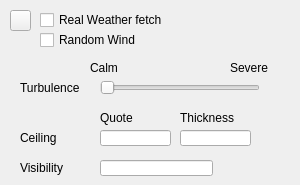
       <widget class="QWidget" name="tabEnvironment">
        <attribute name="icon">
         <iconset resource="yaflightresources.qrc">
          <normaloff>:/icons/icons/weather-showers-day.png</normaloff>:/icons/icons/weather-showers-day.png</iconset>
        </attribute>
        <attribute name="title">
         <string>Environment</string>
        </attribute>
        <widget class="QLabel" name="lblSevere">
         <property name="geometry">
          <rect>
           <x>230</x>
           <y>60</y>
           <width>51</width>
           <height>16</height>
          </rect>
         </property>
         <property name="text">
          <string>Severe</string>
         </property>
        </widget>
        <widget class="QCheckBox" name="ckbRealWeather">
         <property name="geometry">
          <rect>
           <x>40</x>
           <y>10</y>
           <width>231</width>
           <height>20</height>
          </rect>
         </property>
         <property name="text">
          <string>Real Weather fetch</string>
         </property>
        </widget>
        <widget class="QSlider" name="hzsTurbulence">
         <property name="geometry">
          <rect>
           <x>100</x>
           <y>80</y>
           <width>160</width>
           <height>16</height>
          </rect>
         </property>
         <property name="minimum">
          <number>0</number>
         </property>
         <property name="maximum">
          <number>10</number>
         </property>
         <property name="pageStep">
          <number>1</number>
         </property>
         <property name="sliderPosition">
          <number>0</number>
         </property>
         <property name="orientation">
          <enum>Qt::Horizontal</enum>
         </property>
        </widget>
        <widget class="QLabel" name="lblTurbulence">
         <property name="geometry">
          <rect>
           <x>20</x>
           <y>80</y>
           <width>81</width>
           <height>16</height>
          </rect>
         </property>
         <property name="text">
          <string>Turbulence</string>
         </property>
        </widget>
        <widget class="QLabel" name="lblCalm">
         <property name="geometry">
          <rect>
           <x>90</x>
           <y>60</y>
           <width>41</width>
           <height>16</height>
          </rect>
         </property>
         <property name="text">
          <string>Calm</string>
         </property>
        </widget>
        <widget class="QCheckBox" name="ckbWind">
         <property name="geometry">
          <rect>
           <x>40</x>
           <y>30</y>
           <width>251</width>
           <height>20</height>
          </rect>
         </property>
         <property name="text">
          <string>Random Wind</string>
         </property>
        </widget>
        <widget class="QLineEdit" name="edtCeilingQuote">
         <property name="geometry">
          <rect>
           <x>100</x>
           <y>130</y>
           <width>71</width>
           <height>16</height>
          </rect>
         </property>
        </widget>
        <widget class="QLabel" name="lblCeiling">
         <property name="geometry">
          <rect>
           <x>20</x>
           <y>130</y>
           <width>71</width>
           <height>16</height>
          </rect>
         </property>
         <property name="text">
          <string>Ceiling</string>
         </property>
        </widget>
        <widget class="QLabel" name="lblVisibility">
         <property name="geometry">
          <rect>
           <x>20</x>
           <y>160</y>
           <width>71</width>
           <height>16</height>
          </rect>
         </property>
         <property name="text">
          <string>Visibility</string>
         </property>
        </widget>
        <widget class="QLineEdit" name="edtVisibility">
         <property name="geometry">
          <rect>
           <x>100</x>
           <y>160</y>
           <width>113</width>
           <height>16</height>
          </rect>
         </property>
        </widget>
        <widget class="QLineEdit" name="edtCeilingThickness">
         <property name="geometry">
          <rect>
           <x>180</x>
           <y>130</y>
           <width>71</width>
           <height>16</height>
          </rect>
         </property>
        </widget>
        <widget class="QLabel" name="lblCeilingQuote">
         <property name="geometry">
          <rect>
           <x>100</x>
           <y>110</y>
           <width>41</width>
           <height>16</height>
          </rect>
         </property>
         <property name="text">
          <string>Quote</string>
         </property>
        </widget>
        <widget class="QLabel" name="lblCeilingThickness">
         <property name="geometry">
          <rect>
           <x>180</x>
           <y>110</y>
           <width>71</width>
           <height>16</height>
          </rect>
         </property>
         <property name="text">
          <string>Thickness</string>
         </property>
        </widget>
        <widget class="QPushButton" name="pbtWeatherContextualHelp">
         <property name="geometry">
          <rect>
           <x>10</x>
           <y>10</y>
           <width>21</width>
           <height>21</height>
          </rect>
         </property>
         <property name="text">
          <string/>
         </property>
         <property name="icon">
          <iconset resource="yaflightresources.qrc">
           <normaloff>:/icons/icons/help-contextual.png</normaloff>:/icons/icons/help-contextual.png</iconset>
         </property>
         <property name="iconSize">
          <size>
           <width>16</width>
           <height>16</height>
          </size>
         </property>
        </widget>
       </widget>
